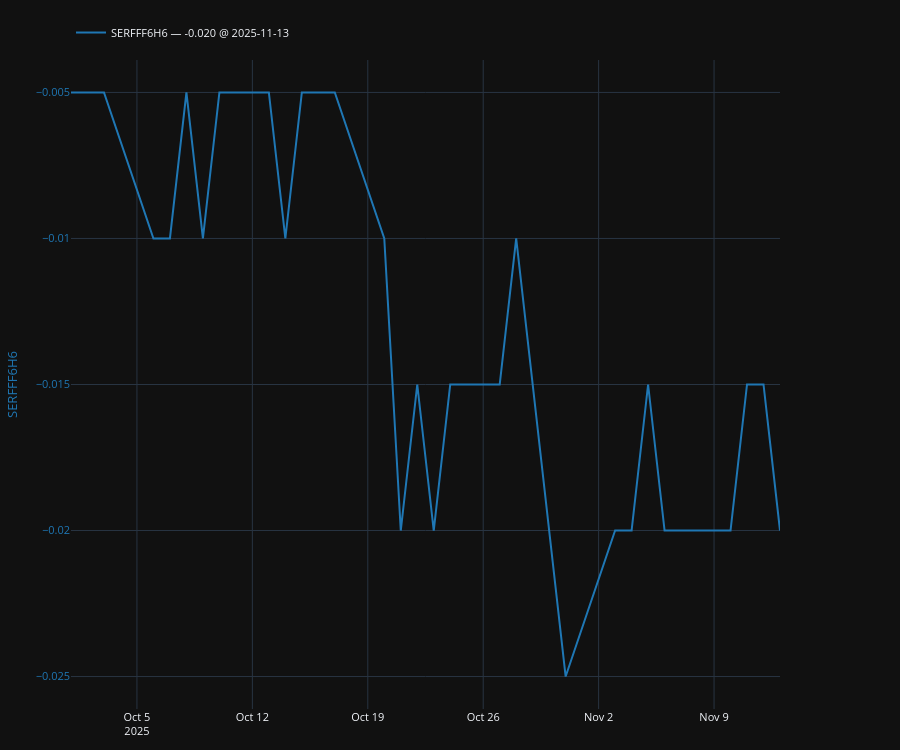

Here is the notebook cell this chart was saved with:
### Code cell
plot, fig, _, _, legend = make_secondary_axis_plot(engine="plotly")
# plot(usts_df["1129-10/0530-10/0231-10 FLY YTM"], which="left")
plot(df["SERFFF6H6"], which="left")
# plot(usts_df["o10/o20/o30 FLY YTM"], which="right")
# plot(usts_df["oo20/o20 CURVE YTM"], which="right")
legend(valfmt="{:.3f}", show_date=True)

### Figure 1 — Plotly figure (JSON) as saved in the notebook; plotly's stock layout.template omitted (floating-point values rounded to 4 significant figures)
{"data": [{"line": {"color": "#1f77b4"}, "mode": "lines", "name": "SERFFF6H6 — -0.020 @ 2025-11-13", "showlegend": true, "type": "scatter", "x": ["2025-10-01", "2025-10-02", "2025-10-03", "2025-10-06", "2025-10-07", "2025-10-08", "2025-10-09", "2025-10-10", "2025-10-13", "2025-10-14", "2025-10-15", "2025-10-16", "2025-10-17", "2025-10-20", "2025-10-21", "2025-10-22", "2025-10-23", "2025-10-24", "2025-10-27", "2025-10-28", "2025-10-29", "2025-10-30", "2025-10-31", "2025-11-03", "2025-11-04", "2025-11-05", "2025-11-06", "2025-11-07", "2025-11-10", "2025-11-11", "2025-11-12", "2025-11-13"], "y": [-0.005, -0.005, -0.005, -0.01, -0.01, -0.005, -0.01, -0.005, -0.005, -0.01, -0.005, -0.005, -0.005, -0.01, -0.02, -0.015, -0.02, -0.015, -0.015, -0.01, -0.015, -0.02, -0.025, -0.02, -0.02, -0.015, -0.02, -0.02, -0.02, -0.015, -0.015, -0.02], "yaxis": "y"}], "layout": {"font": {"size": 11}, "height": 750, "legend": {"orientation": "h", "x": 0, "xanchor": "left", "y": 1.02, "yanchor": "bottom"}, "margin": {"b": 40, "l": 60, "r": 120, "t": 60}, "newshape": {"line": {"color": "red"}}, "title": {}, "xaxis": {"showgrid": true, "showspikes": true, "spikecolor": "white", "spikemode": "across", "spikesnap": "cursor"}, "yaxis": {"showgrid": true, "showspikes": true, "spikecolor": "white", "spikesnap": "cursor", "spikethickness": 0.5, "tickfont": {"color": "#1f77b4"}, "title": {"font": {"color": "#1f77b4"}, "text": "SERFFF6H6"}}}}
